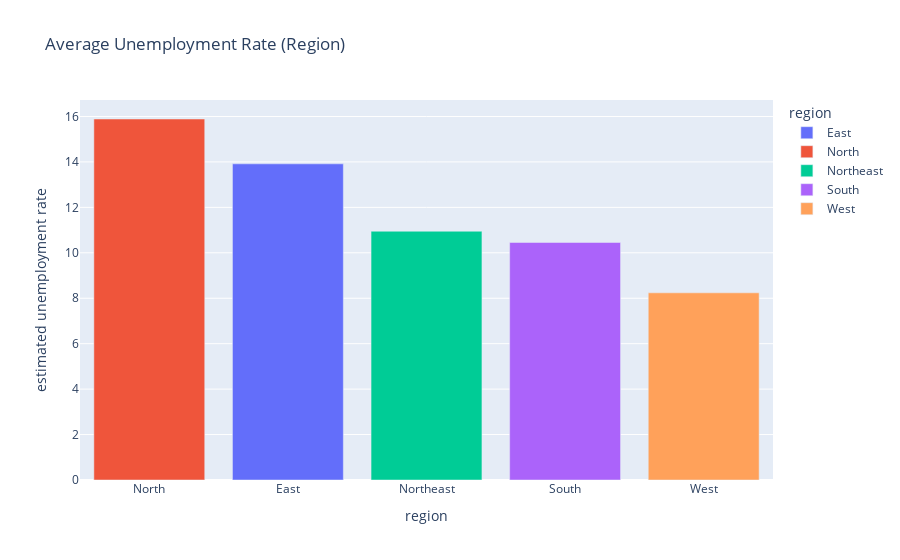

Here is the notebook cell this chart was saved with:
### Code cell
# Average Unemployment Rate

fig = px.bar(region, x="region", y="estimated unemployment rate", color="region", title="Average Unemployment Rate (Region)")
fig.update_layout(xaxis={'categoryorder':'total descending'})
fig.show()

### Figure 1 — Plotly figure (JSON) as saved in the notebook; plotly's stock layout.template omitted (floating-point values rounded to 4 significant figures)
{"data": [{"alignmentgroup": "True", "hovertemplate": "region=%{x}<br>estimated unemployment rate=%{y}<extra></extra>", "legendgroup": "East", "marker": {"color": "#636efa", "pattern": {"shape": ""}}, "name": "East", "offsetgroup": "East", "orientation": "v", "showlegend": true, "textposition": "auto", "type": "bar", "x": ["East"], "xaxis": "x", "y": [13.92], "yaxis": "y"}, {"alignmentgroup": "True", "hovertemplate": "region=%{x}<br>estimated unemployment rate=%{y}<extra></extra>", "legendgroup": "North", "marker": {"color": "#EF553B", "pattern": {"shape": ""}}, "name": "North", "offsetgroup": "North", "orientation": "v", "showlegend": true, "textposition": "auto", "type": "bar", "x": ["North"], "xaxis": "x", "y": [15.89], "yaxis": "y"}, {"alignmentgroup": "True", "hovertemplate": "region=%{x}<br>estimated unemployment rate=%{y}<extra></extra>", "legendgroup": "Northeast", "marker": {"color": "#00cc96", "pattern": {"shape": ""}}, "name": "Northeast", "offsetgroup": "Northeast", "orientation": "v", "showlegend": true, "textposition": "auto", "type": "bar", "x": ["Northeast"], "xaxis": "x", "y": [10.95], "yaxis": "y"}, {"alignmentgroup": "True", "hovertemplate": "region=%{x}<br>estimated unemployment rate=%{y}<extra></extra>", "legendgroup": "South", "marker": {"color": "#ab63fa", "pattern": {"shape": ""}}, "name": "South", "offsetgroup": "South", "orientation": "v", "showlegend": true, "textposition": "auto", "type": "bar", "x": ["South"], "xaxis": "x", "y": [10.45], "yaxis": "y"}, {"alignmentgroup": "True", "hovertemplate": "region=%{x}<br>estimated unemployment rate=%{y}<extra></extra>", "legendgroup": "West", "marker": {"color": "#FFA15A", "pattern": {"shape": ""}}, "name": "West", "offsetgroup": "West", "orientation": "v", "showlegend": true, "textposition": "auto", "type": "bar", "x": ["West"], "xaxis": "x", "y": [8.239], "yaxis": "y"}], "layout": {"barmode": "relative", "legend": {"title": {"text": "region"}, "tracegroupgap": 0}, "title": {"text": "Average Unemployment Rate (Region)"}, "xaxis": {"anchor": "y", "categoryarray": ["East", "North", "Northeast", "South", "West"], "categoryorder": "total descending", "domain": [0, 1], "title": {"text": "region"}}, "yaxis": {"anchor": "x", "domain": [0, 1], "title": {"text": "estimated unemployment rate"}}}}
